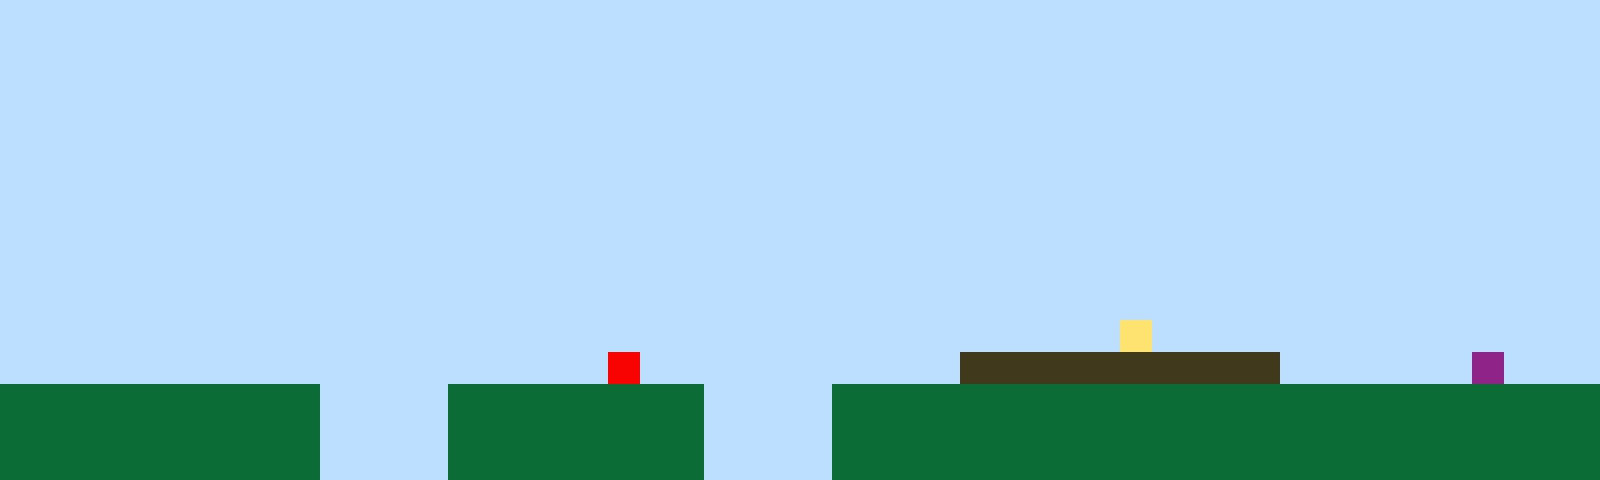

Tiled map render using the project's own tile images. Description and the whole map definition, tile-layer contents included, below:
An orthogonal 50x15 tile map with 32x32 px tiles, 1 tile layer (Tile Layer 1).

<map version="1.10" tiledversion="1.11.2" orientation="orthogonal" renderorder="right-up" width="50" height="15" tilewidth="32" tileheight="32" infinite="0" nextlayerid="2" nextobjectid="1"><editorsettings><export target="map1.csv" format="csv" /></editorsettings><tileset firstgid="1" name="sprites" tilewidth="32" tileheight="32" tilecount="6" columns="3"><image source="sprites.png" width="96" height="64" /></tileset><layer id="1" name="Tile Layer 1" width="50" height="15"><data encoding="csv">1,1,1,1,1,1,1,1,1,1,1,1,1,1,1,1,1,1,1,1,1,1,1,1,1,1,1,1,1,1,1,1,1,1,1,1,1,1,1,1,1,1,1,1,1,1,1,1,1,1,1,1,1,1,1,1,1,1,1,1,1,1,1,1,1,1,1,1,1,1,1,1,1,1,1,1,1,1,1,1,1,1,1,1,1,1,1,1,1,1,1,1,1,1,1,1,1,1,1,1,1,1,1,1,1,1,1,1,1,1,1,1,1,1,1,1,1,1,1,1,1,1,1,1,1,1,1,1,1,1,1,1,1,1,1,1,1,1,1,1,1,1,1,1,1,1,1,1,1,1,1,1,1,1,1,1,1,1,1,1,1,1,1,1,1,1,1,1,1,1,1,1,1,1,1,1,1,1,1,1,1,1,1,1,1,1,1,1,1,1,1,1,1,1,1,1,1,1,1,1,1,1,1,1,1,1,1,1,1,1,1,1,1,1,1,1,1,1,1,1,1,1,1,1,1,1,1,1,1,1,1,1,1,1,1,1,1,1,1,1,1,1,1,1,1,1,1,1,1,1,1,1,1,1,1,1,1,1,1,1,1,1,1,1,1,1,1,1,1,1,1,1,1,1,1,1,1,1,1,1,1,1,1,1,1,1,1,1,1,1,1,1,1,1,1,1,1,1,1,1,1,1,1,1,1,1,1,1,1,1,1,1,1,1,1,1,1,1,1,1,1,1,1,1,1,1,1,1,1,1,1,1,1,1,1,1,1,1,1,1,1,1,1,1,1,1,1,1,1,1,1,1,1,1,1,1,1,1,1,1,1,1,1,1,1,1,1,1,1,1,1,1,1,1,1,1,1,1,1,1,1,1,1,1,1,1,1,1,1,1,1,1,1,1,1,1,1,1,1,1,1,1,1,1,1,1,1,1,1,1,1,1,1,1,1,1,1,1,1,1,1,1,1,1,1,1,1,1,1,1,1,1,1,1,1,1,1,1,1,1,1,1,1,1,1,1,1,1,1,1,1,1,1,1,1,1,1,1,1,1,1,1,1,1,1,1,1,1,1,1,1,1,1,1,1,1,1,1,1,1,1,1,1,1,1,1,1,1,1,1,1,1,1,1,1,1,1,1,1,1,1,1,1,1,1,1,1,1,1,1,1,1,1,1,1,1,1,1,1,1,1,1,1,1,1,1,1,1,1,1,1,1,1,1,1,4,1,1,1,1,1,1,1,1,1,1,1,1,1,1,1,1,1,1,1,1,1,1,1,1,1,1,1,1,1,1,1,1,1,5,1,1,1,1,1,1,1,1,1,1,3,3,3,3,3,3,3,3,3,3,1,1,1,1,1,1,6,1,1,1,2,2,2,2,2,2,2,2,2,2,1,1,1,1,2,2,2,2,2,2,2,2,1,1,1,1,2,2,2,2,2,2,2,2,2,2,2,2,2,2,2,2,2,2,2,2,2,2,2,2,2,2,2,2,2,2,2,2,2,2,1,1,1,1,2,2,2,2,2,2,2,2,1,1,1,1,2,2,2,2,2,2,2,2,2,2,2,2,2,2,2,2,2,2,2,2,2,2,2,2,2,2,2,2,2,2,2,2,2,2,1,1,1,1,2,2,2,2,2,2,2,2,1,1,1,1,2,2,2,2,2,2,2,2,2,2,2,2,2,2,2,2,2,2,2,2,2,2,2,2</data></layer></map>
